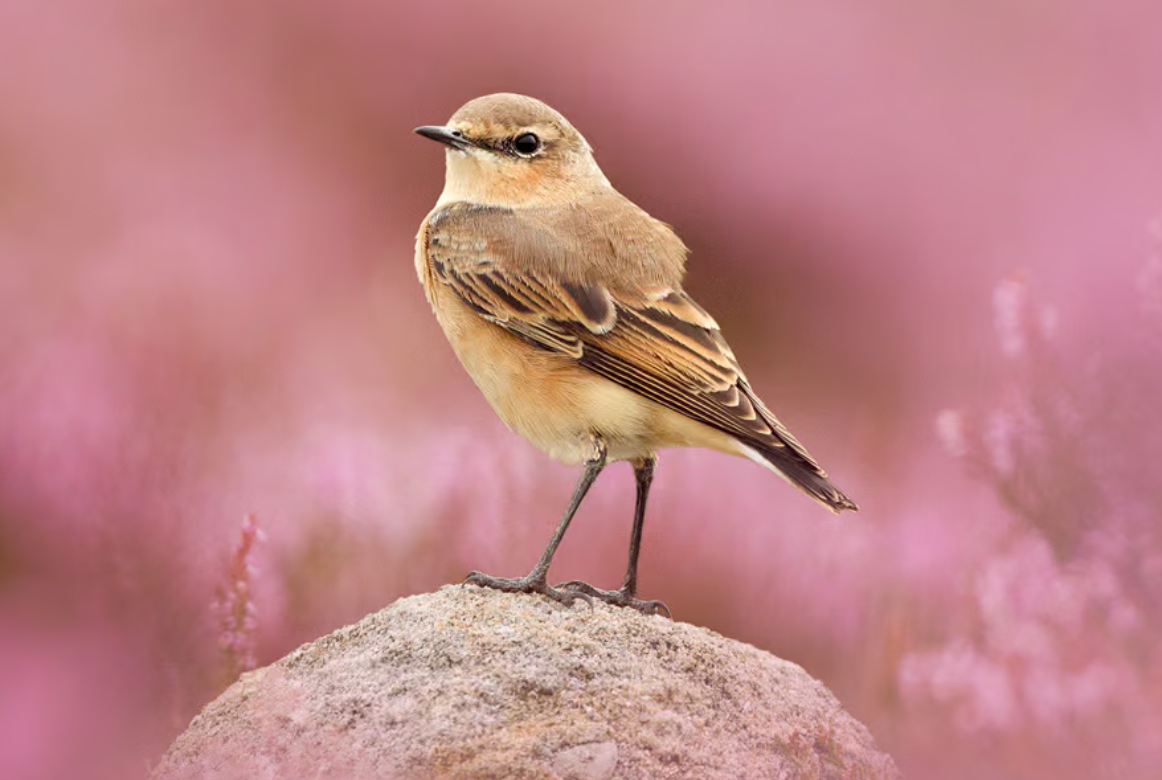
#> input picture bird_img.png, 1162 x 780 px
$ jupyter execute 02_img_contours.ipynb
#> lines starting #> are read from the running program, lines starting #| are printed output that depends on the picture; after the words box and inside, x2 and y2 are one past the last pixel; in counts of white or black regions, pixels touching at a corner belong together
[cell 1]
import cv2 as cv
print(cv.__version__)

import numpy as np
print(np.__version__)

import matplotlib.pyplot as plt

[cell 2]
img = cv.imread("bird_img.png")
#> img is the input picture: shape (780, 1162, 3); mean B, G, R 134.2, 131.8, 191.9
# 如果图像路径错误或文件不存在，cv.imread() 会返回 None
if img is None:
    # 打印错误信息
    print("Error: Could not load image.")
    # 退出程序
    exit()
print(f"图像尺寸:height:{img.shape[0]}, width:{img.shape[1]}")
#| 图像尺寸:height:780, width:1162

[cell 3]
def ShowImg(img, str):
    cv.imshow(str, img)
    cv.waitKey(0)
    cv.destroyAllWindows()

[cell 4]
resize_img = cv.resize(img, (960, 720))
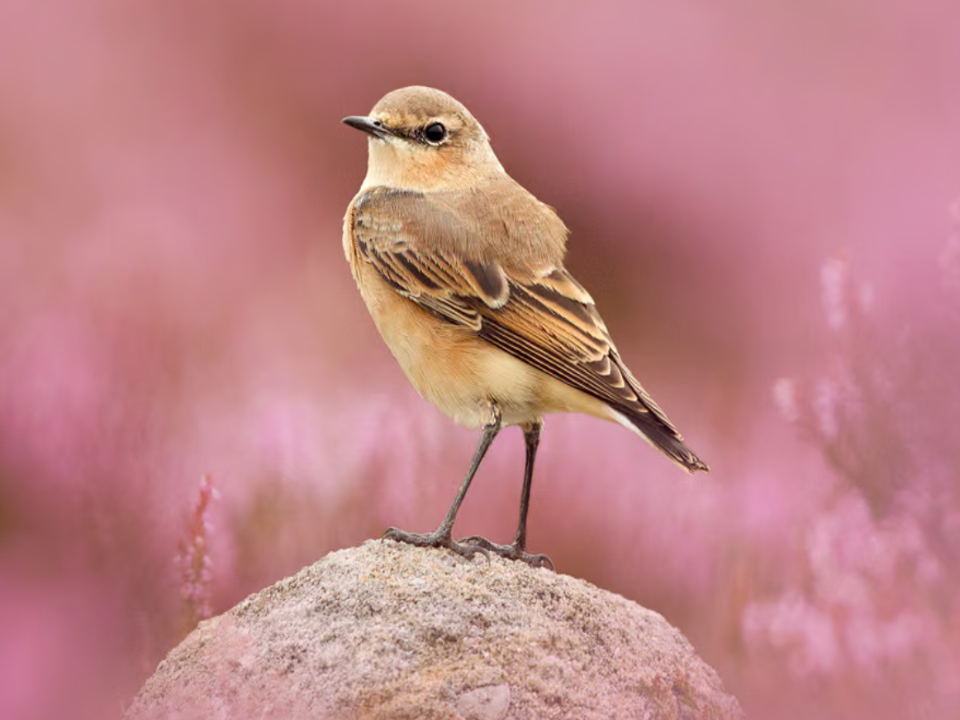
#> resize_img: shape (720, 960, 3); mean B, G, R 134.2, 131.7, 191.8
ShowImg(resize_img, "resize img")
print(f"resize_img图像尺寸:height:{resize_img.shape[0]}, resize_img:{resize_img.shape[1]}")
#| resize_img图像尺寸:height:720, resize_img:960

[cell 5]
# 转化为灰度图
gray_img = cv.cvtColor(resize_img, cv.COLOR_BGR2GRAY)
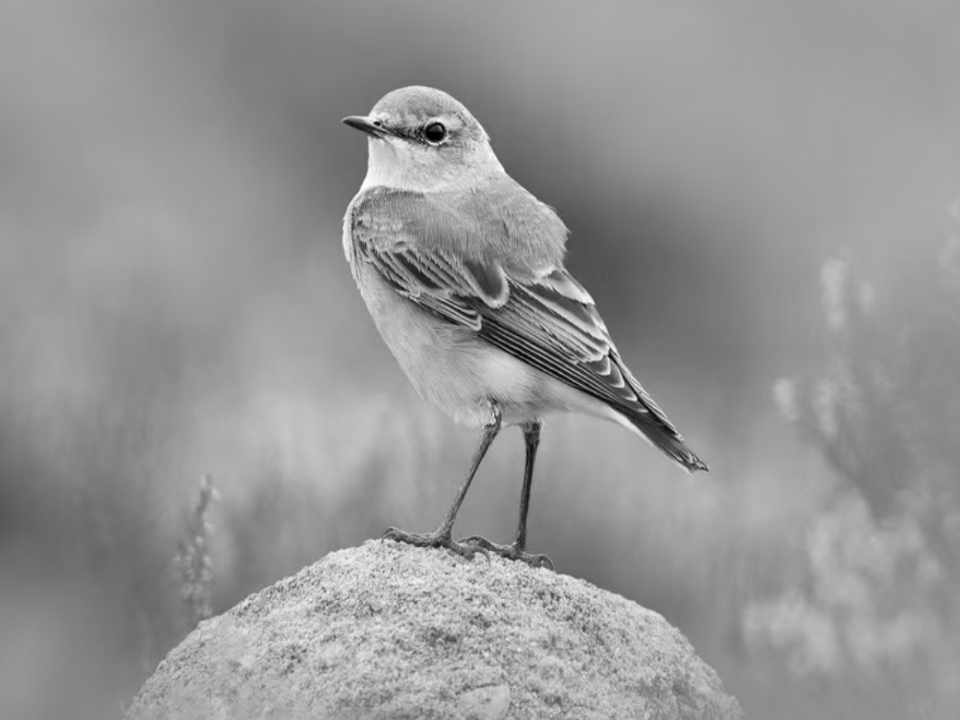
#> gray_img: shape (720, 960); min 0, max 253, mean 149.9
ShowImg(gray_img, "gray_img img")

[cell 6]
# 转化为二值图

# 简单阈值处理
ret, threshold_img = cv.threshold(gray_img, 127, 255, cv.THRESH_BINARY)
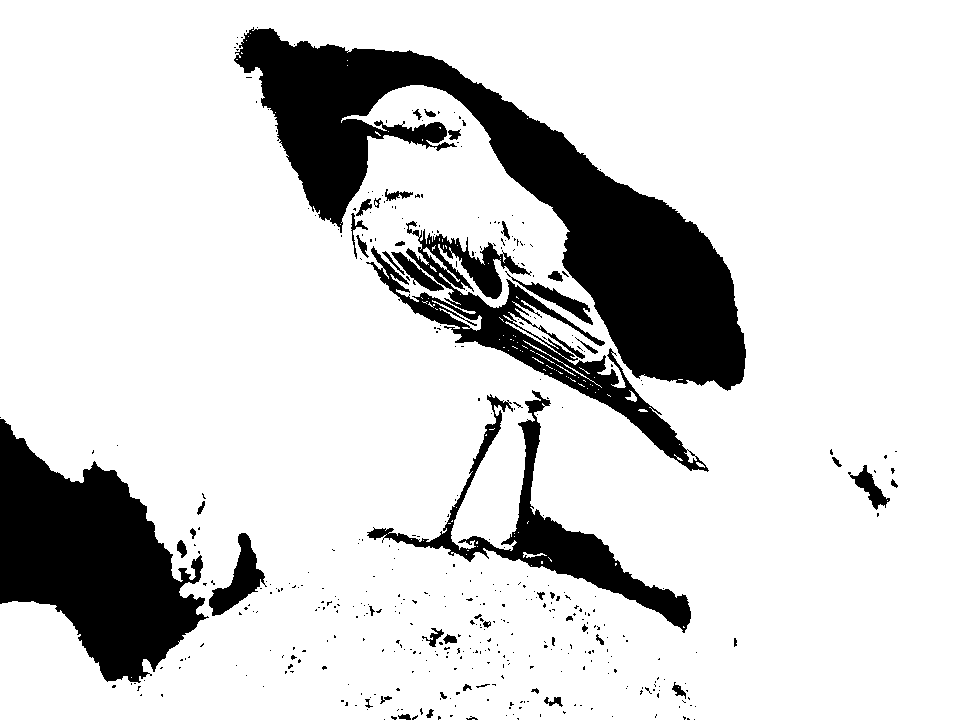
#> threshold_img: shape (720, 960); 83.3% white; 445 black regions (396 under 20 px), largest, box (x1, y1, x2, y2) and area: (234, 27, 746, 391) 53646, (0, 419, 209, 683) 29612, (366, 221, 709, 472) 13725
ShowImg(threshold_img, "threshold_img img")

# 自适应阈值处理
maxValue = 255
adaptiveMethod = cv.ADAPTIVE_THRESH_MEAN_C
thresholdType = cv.THRESH_BINARY
blockSize = 11
constNum = 2
adaptiveThreshold_img = cv.adaptiveThreshold(gray_img, maxValue, adaptiveMethod, thresholdType, blockSize, constNum)
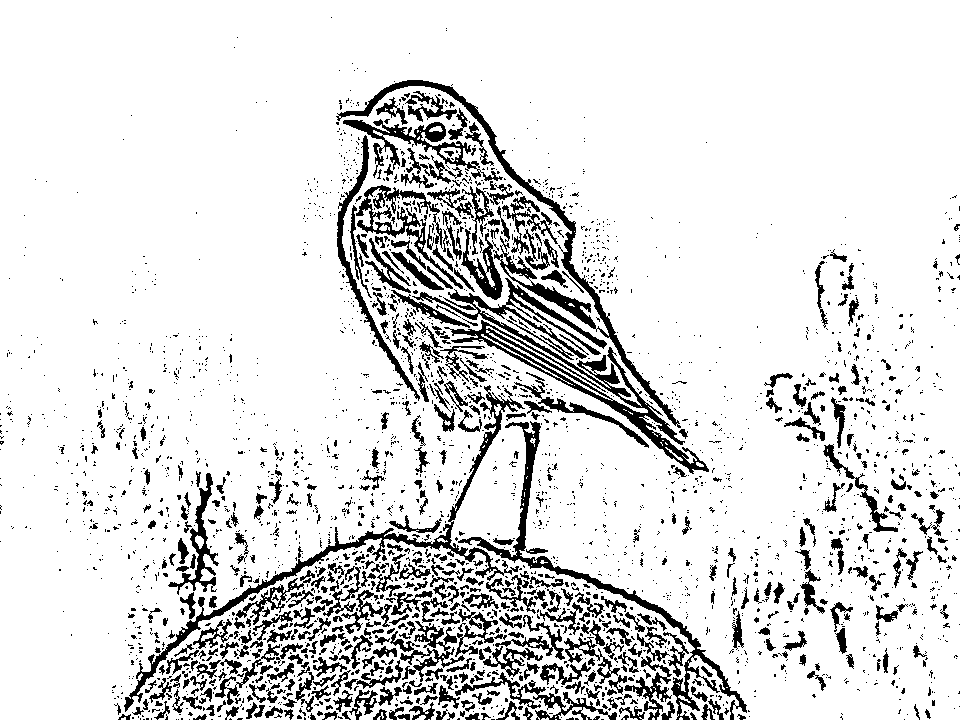
#> adaptiveThreshold_img: shape (720, 960); 87.1% white; 2887 black regions (2342 under 20 px), largest, box (x1, y1, x2, y2) and area: (412, 278, 709, 474) 6979, (336, 80, 681, 428) 4889, (124, 385, 525, 712) 4509
ShowImg(adaptiveThreshold_img, "adaptiveThreshold_img img")


plt.figure(figsize=(15, 15))

plt.subplot(2, 2, 1)
threshold_rgb = cv.cvtColor(threshold_img, cv.COLOR_BGR2RGB)
plt.imshow(threshold_rgb) # 显示图像
plt.title("threshold_rgb") # 设置子图标题
plt.axis('off') # 关闭坐标轴

plt.subplot(2, 2, 2)
adaptiveThreshold_rgb = cv.cvtColor(adaptiveThreshold_img, cv.COLOR_BGR2RGB)
plt.imshow(adaptiveThreshold_rgb) # 显示图像
plt.title("adaptiveThreshold_rgb") # 设置子图标题
plt.axis('off') # 关闭坐标轴

plt.tight_layout()
plt.show()
